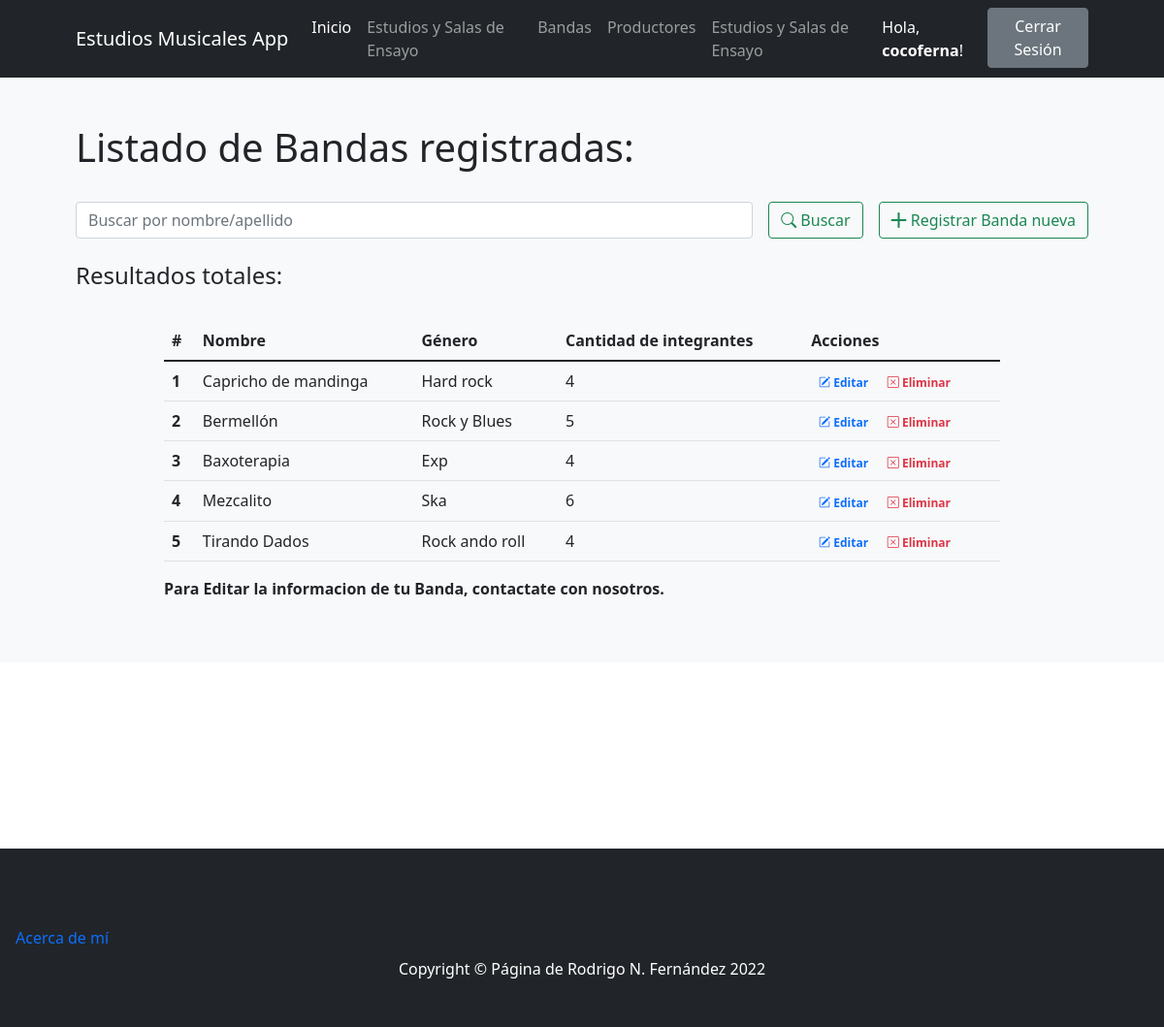
/bandas/ (signed in), run on an earlier commit of the app's database.
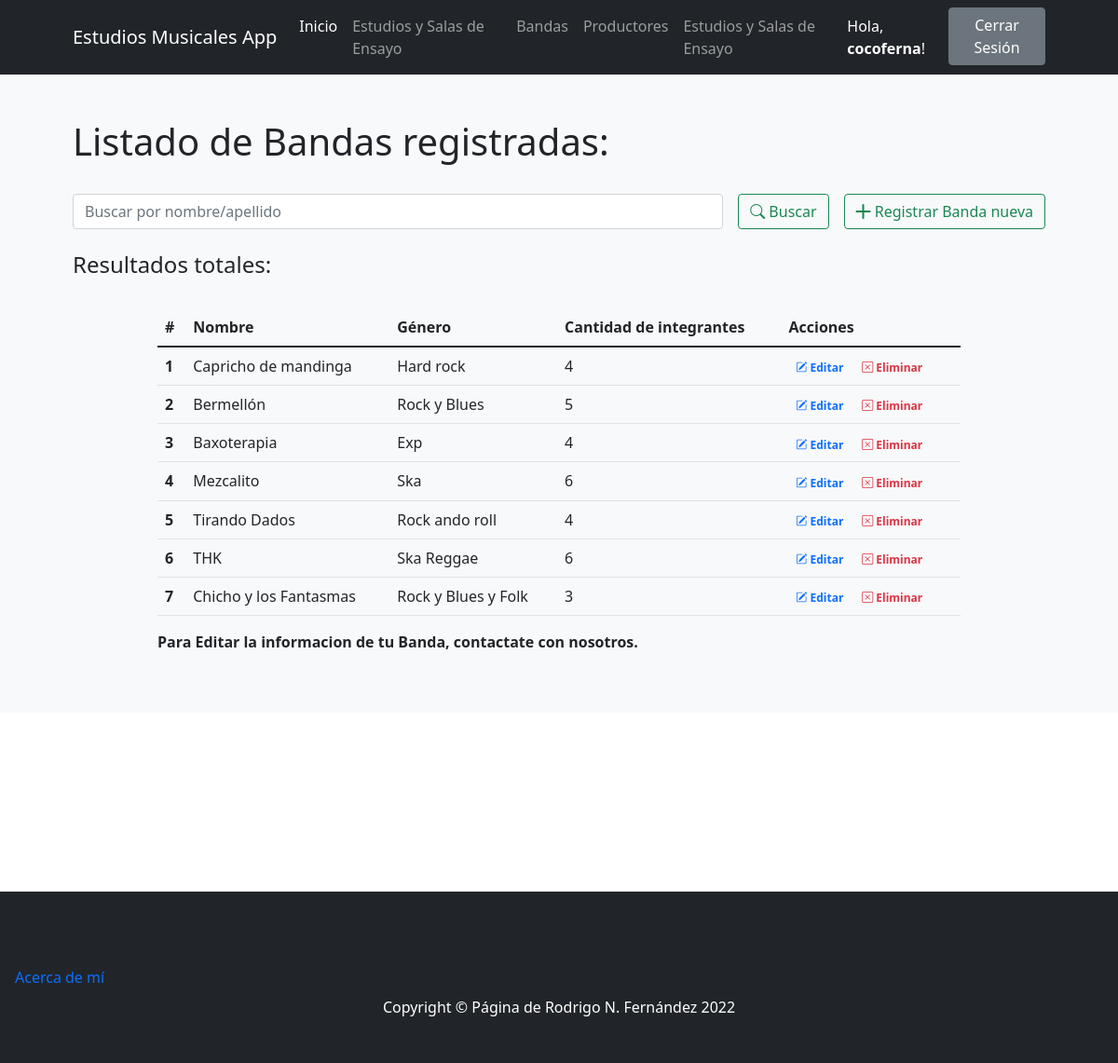
And on a later commit of the database.
### ProyectoCoderApp/models.py (models this page shows)
class Bandas(models.Model):
    nombre = models.CharField(max_length=30) # Texto
    genero = models.CharField(max_length=30) # Texto
    cantidad_integrantes = models.IntegerField() # Email - Opcional
    class Meta:
        verbose_name_plural="Bandas"

### ProyectoCoderApp/views.py (the view)
# urls.py: path('bandas/', bandas, name="bandas"),
def bandas(request):
    if request.method == "POST":
        search = request.POST["search"]
        if search != "":
            bandas = Bandas.objects.filter( Q(nombre__icontains=search) | Q(genero__icontains=search) ).values()
            return render(request,"ProyectoCoderApp/bandas.html",{"bandas":bandas, "search":True, "busqueda":search})
    bandas = Bandas.objects.all()
    return render(request,"ProyectoCoderApp/bandas.html",{"bandas":bandas})

### ProyectoCoderApp/templates/ProyectoCoderApp/bandas.html (shortened to what this page needs)
{% extends 'ProyectoCoderApp/base.html' %}
{% load static %}
{% block contenidoPagina %}
<section class="bg-light py-5">
    <div class="container px-5">
        <h1>Listado de Bandas registradas:</h1>
        <br>
        <div class="row gx-5 justify-content-center">
            <div class="col-lg-12">
                <form class="d-flex my-2 my-lg-0" action="" method="post">
                    <input class="flex-grow-0 form-control mr-sm-2" type="search" name="search" placeholder="Buscar por nombre/apellido" aria-label="Search">
                    <button class="btn btn-outline-success text-nowrap ms-3 my-2 my-sm-0" type="submit"> <i class="bi bi-search"></i> Buscar</button>
                    <a class="btn btn-outline-success text-nowrap ms-3 my-2 my-sm-0" href="{% url 'crear_banda' %}"> <i class="bi bi-plus-lg"></i> Registrar Banda nueva</a>
                </form>
            </div>
        </div>
        <br>
        <h4>Resultados
            {% if search %}
                para "{{busqueda}}":
            {% else %}
                totales:
            {% endif %}
        </h4>
        <br>
        <div class="row gx-5 justify-content-center">
            <div class="col-lg-10 table-responsive">
                <table class="table table-theme">
                    <thead>
                        <tr>
                            <th scope="col">#</th>
                            <th scope="col">Nombre</th>
                            <th scope="col">Género</th>
                            <th scope="col">Cantidad de integrantes</th>
                            <th scope="col">Acciones</th>
                        </tr>
                    </thead>
                    <tbody>
                        {% for banda in bandas %}
                            <tr>
                                <th scope="row">{{forloop.counter}}</th>
                                <td>{{banda.nombre}}</td>
                                <td>{{banda.genero}}</td>
                                <td>{{banda.cantidad_integrantes}}</td>
                                <td>
                                    <a href="{% url 'editar_banda' banda.id %}" class="text-primary badge badge-primary text-decoration-none"> <i class="bi bi-pencil-square"></i> Editar</a>
                                    <a href="{% url 'eliminar_banda' banda.id %}" class="text-danger badge badge-danger text-decoration-none"> <i class="bi bi-x-square"></i> Eliminar</a>
                                </td>
                            </tr>
                        {% endfor %}
                    </tbody>
                </table>
                <b>
                    <p>Para Editar la informacion de tu Banda, contactate con nosotros.</p>
                </b>
            </div>
        </div>
    </div>
</section>
{% endblock %}

### ProyectoCoderApp/templates/ProyectoCoderApp/base.html (shortened to what this page needs)
{% load static %}
<!DOCTYPE html>
<html lang="es">
    <head>
        <link href="https://cdn.jsdelivr.net/npm/bootstrap-icons@1.4.1/font/bootstrap-icons.css" rel="stylesheet" />
        <link href="{% static 'css/styles.css' %}" rel="stylesheet" />
    </head>
    <body>
        <nav class="navbar navbar-expand-lg navbar-dark bg-dark">
            <div class="container px-5" >
                <a class="navbar-brand" href="{% url 'index' %}">Estudios Musicales App</a>
                <div class="collapse navbar-collapse" id="navbarSupportedContent">
                    <ul class="navbar-nav ms-auto mb-2 mb-lg-0">
                        <li class="nav-item"><a class="nav-link active" aria-current="page" href="{% url 'index' %}">Inicio</a></li>
                        {% if user.is_authenticated %}
                            {% if user.is_staff %}
                                <li class="nav-item"><a class="nav-link" href="{% url 'estudios' %}">Estudios y Salas de Ensayo</a></li>
                            {% endif %}
                        {% endif %}
                        <li class="nav-item"><a class="nav-link" href="{% url 'bandas' %}">Bandas</a></li>
                        {% if user.is_authenticated %}
                            <li class="nav-item"><a class="nav-link" href="{% url 'productores' %}">Productores</a></li>
                            <li class="nav-item"><a class="nav-link" href="{% url 'estudios' %}">Estudios y Salas de Ensayo</a></li>
                        {% endif %}
                        {% if user.is_authenticated %}
                            <li class="nav-item"><a class="nav-link active" href="{% url 'editar_perfil' %}"> Hola, <b>{{user.username}}</b>!</a>
                            <li class="nav-item"><a class="btn btn-secondary" href="{% url 'logout' %}">Cerrar Sesión</a></li>
                        {% else %}
                            <li class="nav-item"><a class="btn btn-secondary mx-3 " href="{% url 'login' %}">Iniciar Sesión</a></li>
                            <li class="nav-item"><a class="btn btn-outline-secondary" href="{% url 'register' %}">Registrarse</a></li>
                        {% endif %}
                    </ul>
                </div>
            </div>
        </nav>
        {% block contenidoPagina %}
        {% endblock %}
<br><br><br><br><br><br><br><br>
        <footer class="py-5 bg-dark">
            <li class="nav-item"><a class="nav-link active" aria-current="page" href="{% url 'acerca_de' %}">Acerca de mí</a></li>
            <div class="container px-5"><p class="m-0 text-center text-white">Copyright &copy; Página de Rodrigo N. Fernández 2022</p>
            </div>
        </footer>
    </body>
</html>

What changed in the data, as far as the page shows it:
added Bandas: nombre "THK", genero "Ska Reggae", cantidad_integrantes "6"
added Bandas: nombre "Chicho y los Fantasmas", genero "Rock y Blues y Folk", cantidad_integrantes "3"
